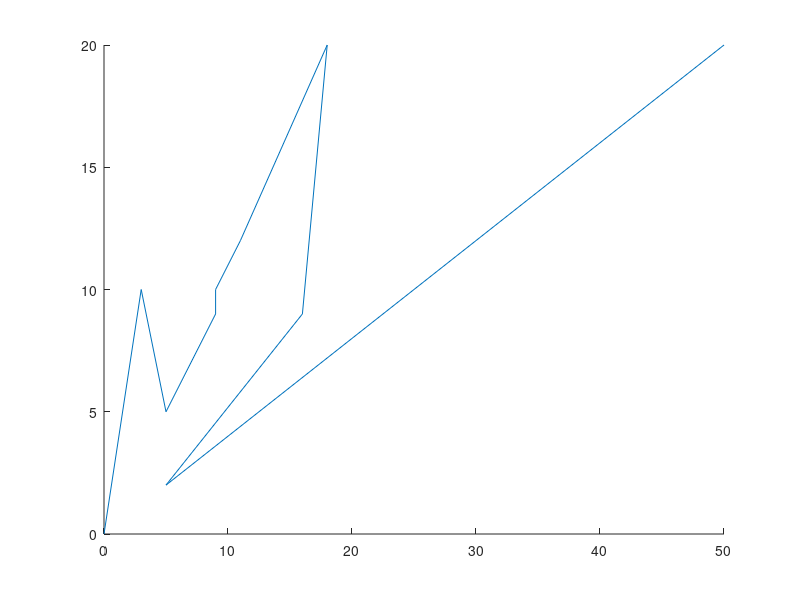

Write MATLAB code to recreate this figure. (Note: this script raises an error after producing the figure.)
waypoints = [0, 0
             3, 10
             5, 5
             9, 9
             9, 10
             11, 12
             18, 20
             16, 9
             5, 2
             50, 20];

hold off
hold on
plot(waypoints(:,1), waypoints(:,2))
xRef = waypoints(:,1);
yRef = waypoints(:,2);

distanceSteps = sqrt(sum(diff(waypoints).^2, 2)); %distances
distAtEachStep = cumsum([0; distanceSteps]); % distance for each waypoint
totalDist = sum(distanceSteps);
pointsInBetween = linspace(0, totalDist, 100);%how many points in between


%at this distance, we are at this x value, in between distances, we are at
%t
x2 = interp1(distAtEachStep, xRef, pointsInBetween, 'makima');
y2 = interp1(distAtEachStep, yRef, pointsInBetween,'makima');
plot(x2, y2);
x3 = interp1(distAtEachStep, xRef, pointsInBetween, 'spline');
y3 = interp1(distAtEachStep, yRef, pointsInBetween,'spline');
plot(x3, y3);
x4 = interp1(distAtEachStep, xRef, pointsInBetween, 'pchip');
y4 = interp1(distAtEachStep, yRef, pointsInBetween,'pchip');
plot(x4, y4);




save("PathXY.mat", "x4", "y4", 'xRef', 'yRef')
